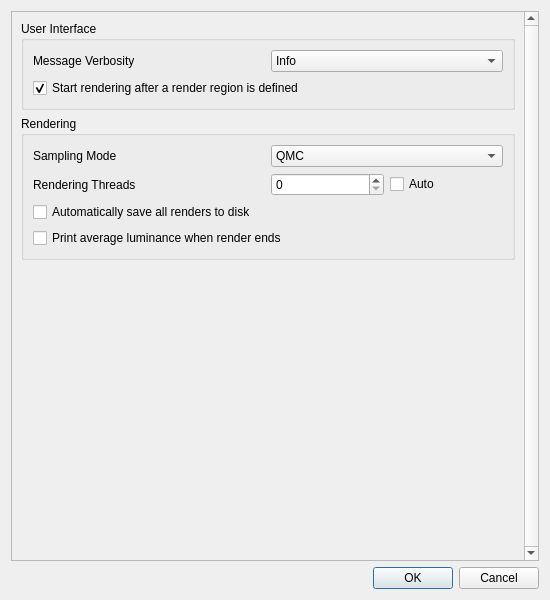
<?xml version="1.0" encoding="UTF-8"?>
<ui version="4.0">
 <class>ApplicationSettingsWindow</class>
 <widget class="QWidget" name="ApplicationSettingsWindow">
  <property name="geometry">
   <rect>
    <x>0</x>
    <y>0</y>
    <width>550</width>
    <height>600</height>
   </rect>
  </property>
  <property name="minimumSize">
   <size>
    <width>550</width>
    <height>600</height>
   </size>
  </property>
  <property name="windowTitle">
   <string>Settings</string>
  </property>
  <layout class="QVBoxLayout" name="verticalLayout">
   <item>
    <widget class="QScrollArea" name="scrollarea">
     <property name="verticalScrollBarPolicy">
      <enum>Qt::ScrollBarAlwaysOn</enum>
     </property>
     <property name="widgetResizable">
      <bool>true</bool>
     </property>
     <property name="alignment">
      <set>Qt::AlignHCenter|Qt::AlignTop</set>
     </property>
     <widget class="QWidget" name="scrollareawidget">
      <property name="geometry">
       <rect>
        <x>0</x>
        <y>0</y>
        <width>505</width>
        <height>541</height>
       </rect>
      </property>
      <layout class="QVBoxLayout" name="verticalLayout_3">
       <item>
        <widget class="QGroupBox" name="groupbox_user_interface">
         <property name="title">
          <string>User Interface</string>
         </property>
         <layout class="QGridLayout" name="gridLayout">
          <item row="0" column="0">
           <layout class="QGridLayout" name="layout_message_verbosity">
            <item row="0" column="1">
             <widget class="QComboBox" name="combobox_message_verbosity">
              <property name="currentIndex">
               <number>1</number>
              </property>
              <item>
               <property name="text">
                <string>Debug</string>
               </property>
              </item>
              <item>
               <property name="text">
                <string>Info</string>
               </property>
              </item>
              <item>
               <property name="text">
                <string>Warning</string>
               </property>
              </item>
              <item>
               <property name="text">
                <string>Error</string>
               </property>
              </item>
              <item>
               <property name="text">
                <string>Fatal</string>
               </property>
              </item>
             </widget>
            </item>
            <item row="0" column="0">
             <widget class="QLabel" name="label_message_verbosity">
              <property name="text">
               <string>Message Verbosity</string>
              </property>
             </widget>
            </item>
           </layout>
          </item>
          <item row="1" column="0">
           <widget class="QCheckBox" name="checkbox_render_region_triggers_rendering">
            <property name="text">
             <string>Start rendering after a render region is defined</string>
            </property>
            <property name="checked">
             <bool>true</bool>
            </property>
           </widget>
          </item>
         </layout>
        </widget>
       </item>
       <item>
        <widget class="QGroupBox" name="groupbox_rendering">
         <property name="title">
          <string>Rendering</string>
         </property>
         <layout class="QGridLayout" name="gridLayout_2">
          <item row="5" column="0">
           <widget class="QCheckBox" name="checkbox_print_final_average_luminance">
            <property name="text">
             <string>Print average luminance when render ends</string>
            </property>
           </widget>
          </item>
          <item row="4" column="0">
           <widget class="QCheckBox" name="checkbox_autosave">
            <property name="text">
             <string>Automatically save all renders to disk</string>
            </property>
           </widget>
          </item>
          <item row="1" column="0">
           <layout class="QGridLayout" name="layout_rendering">
            <item row="0" column="0">
             <widget class="QLabel" name="label_sampling_mode">
              <property name="text">
               <string>Sampling Mode</string>
              </property>
             </widget>
            </item>
            <item row="0" column="1">
             <widget class="QComboBox" name="combobox_sampling_mode">
              <property name="currentIndex">
               <number>1</number>
              </property>
              <item>
               <property name="text">
                <string>RNG</string>
               </property>
              </item>
              <item>
               <property name="text">
                <string>QMC</string>
               </property>
              </item>
             </widget>
            </item>
            <item row="1" column="0">
             <widget class="QLabel" name="label_rendering_threads">
              <property name="text">
               <string>Rendering Threads</string>
              </property>
             </widget>
            </item>
            <item row="1" column="1">
             <layout class="QHBoxLayout" name="layout_rendering_threads">
              <item>
               <widget class="QSpinBox" name="spinbox_rendering_threads"/>
              </item>
              <item>
               <widget class="QCheckBox" name="checkbox_rendering_threads_auto">
                <property name="text">
                 <string>Auto</string>
                </property>
               </widget>
              </item>
             </layout>
            </item>
           </layout>
          </item>
         </layout>
        </widget>
       </item>
       <item>
        <spacer name="verticalspacer">
         <property name="orientation">
          <enum>Qt::Vertical</enum>
         </property>
         <property name="sizeHint" stdset="0">
          <size>
           <width>20</width>
           <height>40</height>
          </size>
         </property>
        </spacer>
       </item>
      </layout>
     </widget>
    </widget>
   </item>
   <item>
    <widget class="QDialogButtonBox" name="buttonbox">
     <property name="standardButtons">
      <set>QDialogButtonBox::Cancel|QDialogButtonBox::Ok</set>
     </property>
    </widget>
   </item>
  </layout>
 </widget>
 <resources/>
 <connections/>
</ui>
